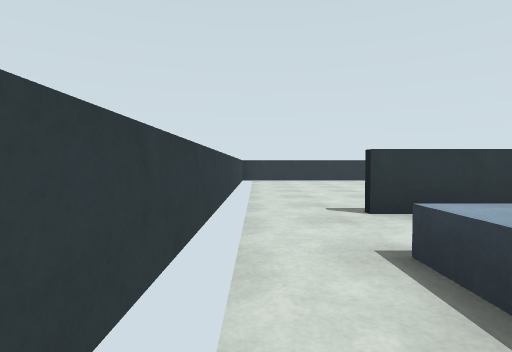
[1] (above)

20 first-person views from a walk through a world built for the Gazebo simulator. The camera is 0.94 m above the floor, tilts 2° down and sees 80° across. The floor is counted in squares, 2 m on a side. Each view is taken from the middle of a square. On the plan, view 1 faces up. The plan holds only what a view shows up to about 9 squares ahead; the rest is blank.

[2]
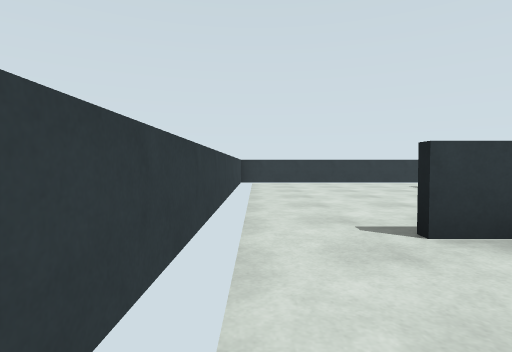

[3]
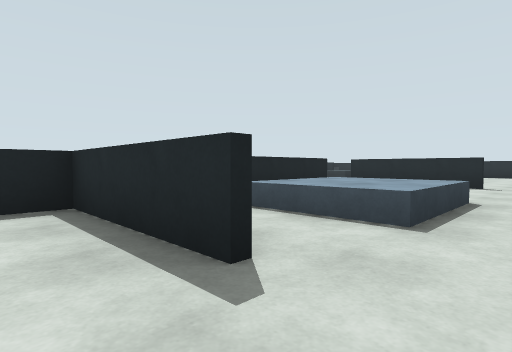

[4]
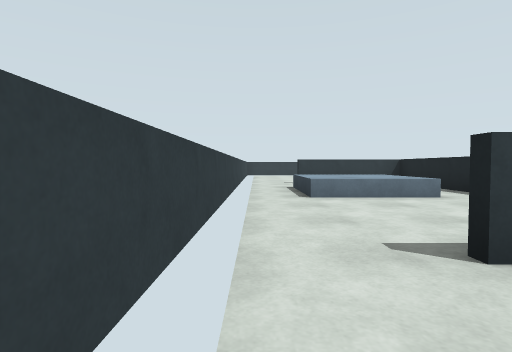

[5]
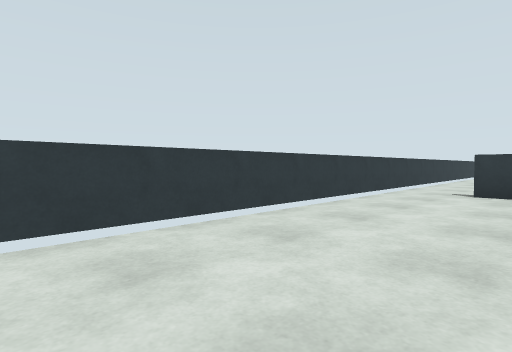

[6]
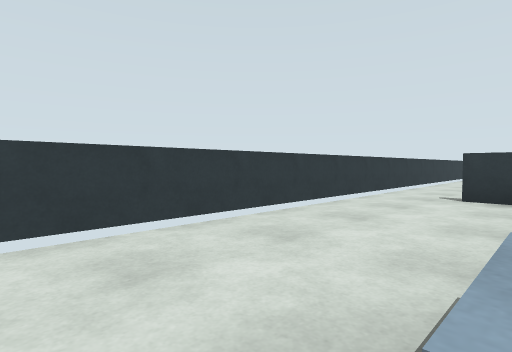

[7]
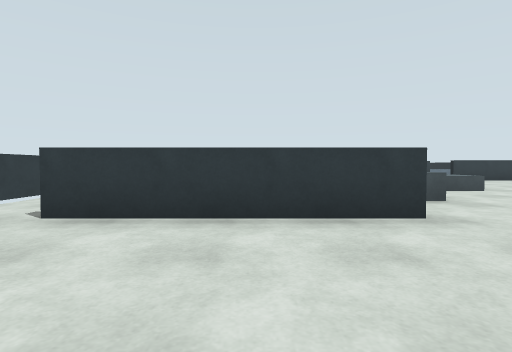

[8]
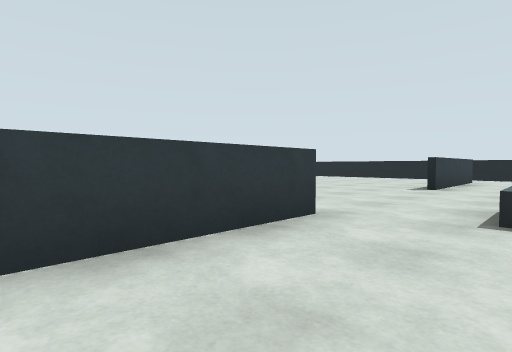

[9]
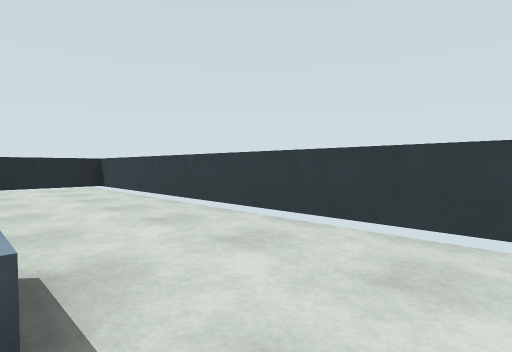

[10]
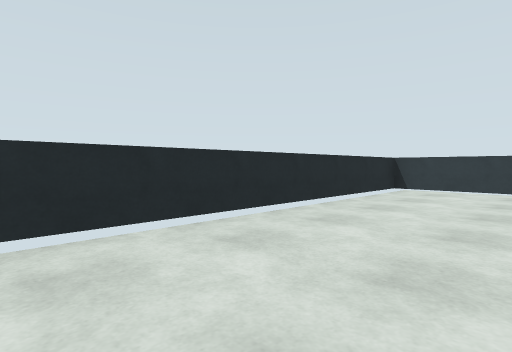

[11]
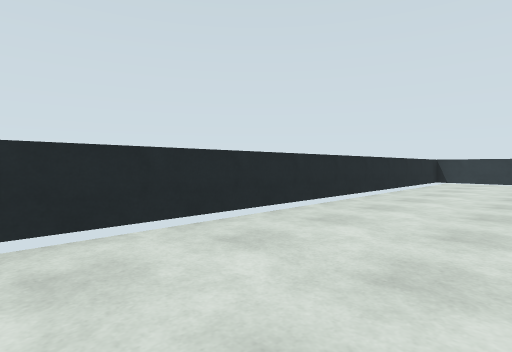

[12]
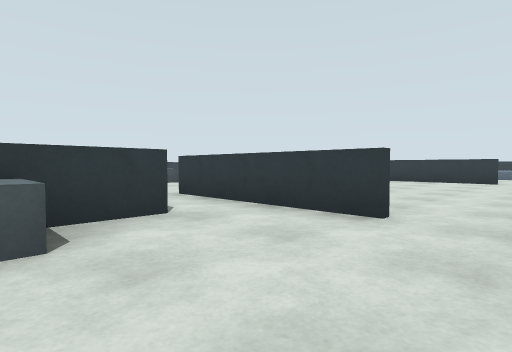

[13]
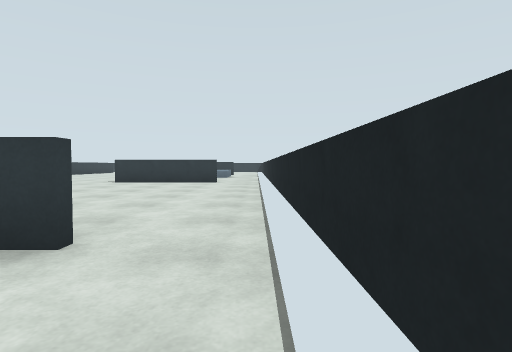

[14]
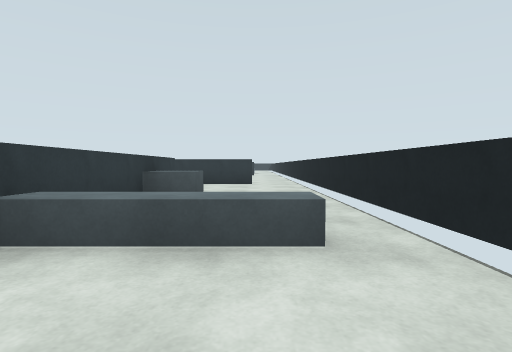

[15]
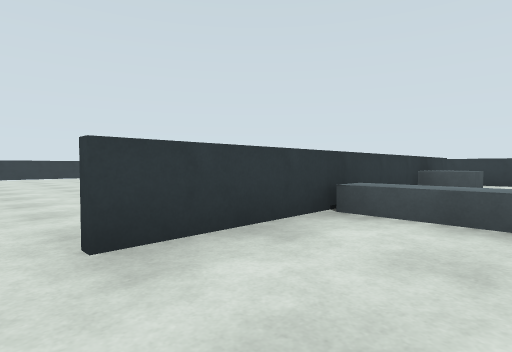

[16]
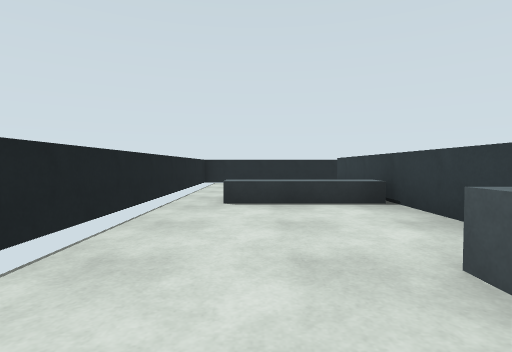

[17]
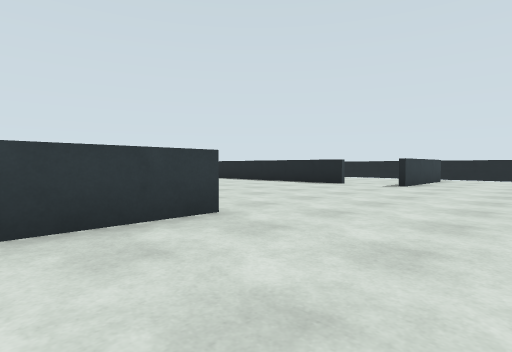

[18]
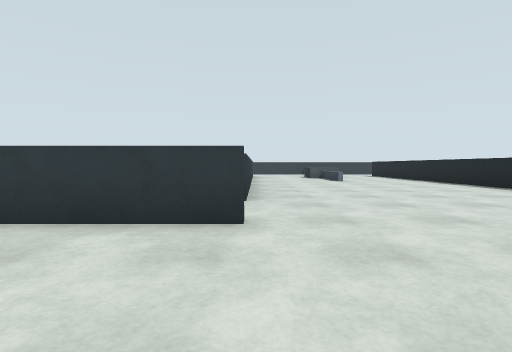

[19]
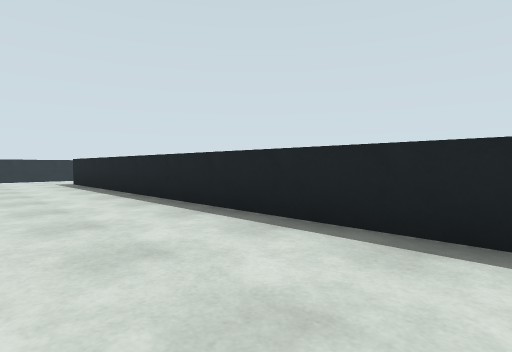

[20]
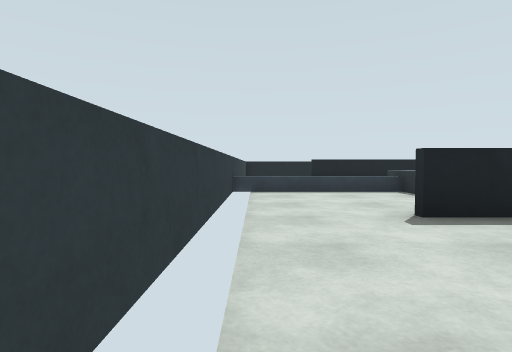

### Floor plan
Ten units are one square. View 1 is at (0, 0); x grows to the right and y downward. Boxes are objects, and circles mark ways between rooms. Rooms are numbered by the first view taken in them; rooms with no view inside come last. Other rooms are left out.
<svg viewBox="-10 -100 150 309">
<path fill="none" stroke="#000" d="M-4 -24 -4 35M10 34 40 34M37 21 37 -38M38 -29 10 -29M37 -66 37 -75M-4 -61 -4 -55M-4 -54 -4 -24M10 -31 38 -31M51 -94 -5 -94M46 103 10 103M95 103 85 103M40 36 10 36M91 20 91 -75M120 36 90 36M134 95 134 68M-4 35 -4 204 89 204M134 51 134 46M39 -22 39 20M103 114 103 185M120 103 95 103M134 199 134 95M98 204 135 204"/>
<rect x="5" y="-15" width="20" height="20" fill="#bbb"><title>blue box</title></rect>
<rect x="15" y="135" width="30" height="10" fill="#bbb"><title>blue box</title></rect>
<rect x="45" y="115" width="20" height="10" fill="#bbb"><title>grey box</title></rect>
<rect x="45" y="85" width="10" height="10" fill="#bbb"><title>grey box</title></rect>
<rect x="55" y="65" width="20" height="10" fill="#bbb"><title>grey box</title></rect>
<rect x="55" y="-65" width="20" height="20" fill="#bbb"><title>grey box</title></rect>
<rect x="55" y="-95" width="10" height="30" fill="#bbb"><title>blue box</title></rect>
<rect x="105" y="155" width="20" height="10" fill="#bbb"><title>counter</title></rect>
<rect x="105" y="125" width="10" height="10" fill="#bbb"><title>grey box</title></rect>
<circle cx="5" cy="-30" r="3" fill="#2a7"/>
<circle cx="40" cy="20" r="3" fill="#2a7"/>
<circle cx="5" cy="30" r="3" fill="#2a7"/>
<circle cx="40" cy="-85" r="3" fill="#2a7"/>
<circle cx="100" cy="110" r="3" fill="#2a7"/>
<circle cx="100" cy="195" r="3" fill="#2a7"/>
<circle cx="125" cy="100" r="3" fill="#2a7"/>
<text x="10" y="0">1</text>
<text x="20" y="-60">2</text>
<text x="60" y="80">3</text>
<text x="120" y="150">4</text>
</svg>
Room 1 opens to room 2. Room 1 opens to room 3. Room 2 opens to room 3. Room 3 opens to room 4.

Where each view was taken, in squares from view 1:
view 1: 0 up, 0 right, facing up
view 2: 1 up, 0 right, facing up
view 3: 4 up, 0 right, facing down-right
view 4: 5 down, 0 right, facing up
view 5: 9 down, 2 right, facing up-left
view 6: 15 down, 2 right, facing up-left
view 7: 13 down, 3 right, facing up
view 8: 12 down, 2 right, facing up-right
view 9: 13 down, 2 right, facing down-left
view 10: 18 down, 6 right, facing down-left
view 11: 18 down, 9 right, facing down-left
view 12: 13 down, 13 right, facing up-left
view 13: 12 down, 13 right, facing up
view 14: 18 down, 12 right, facing up
view 15: 19 down, 12 right, facing up-left
view 16: 12 down, 12 right, facing down
view 17: 6 down, 2 right, facing up-right
view 18: 6 down, 4 right, facing up
view 19: 1 down, 7 right, facing up-right
view 20: 9 up, 1 right, facing right
